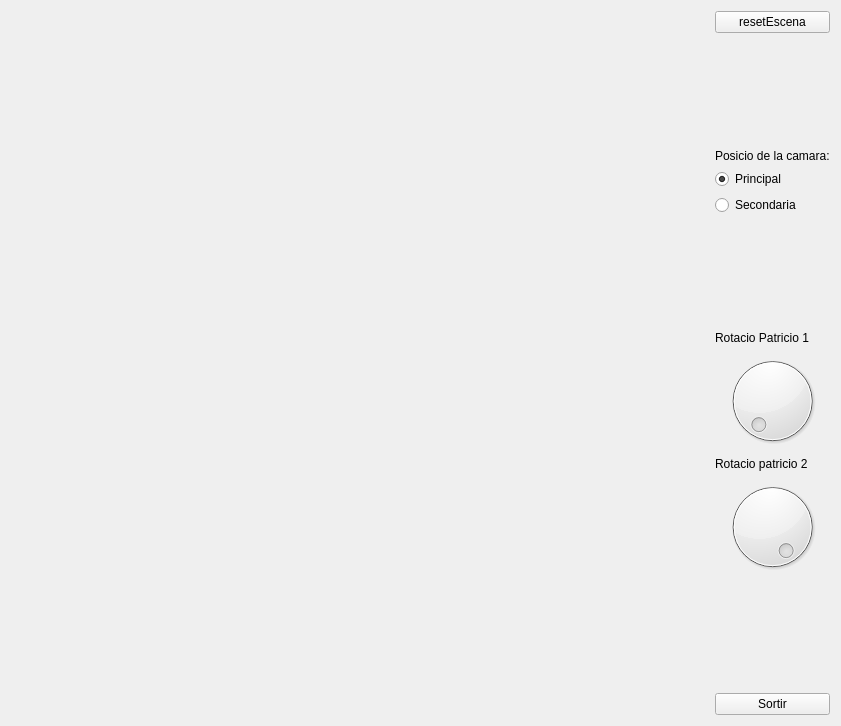
<?xml version="1.0" encoding="UTF-8"?>
<ui version="4.0">
 <class>MyForm</class>
 <widget class="QWidget" name="MyForm">
  <property name="geometry">
   <rect>
    <x>0</x>
    <y>0</y>
    <width>841</width>
    <height>726</height>
   </rect>
  </property>
  <property name="windowTitle">
   <string>IDI-Lab</string>
  </property>
  <layout class="QHBoxLayout" name="horizontalLayout">
   <item>
    <widget class="MyGLWidget" name="widget" native="true">
     <property name="sizePolicy">
      <sizepolicy hsizetype="Expanding" vsizetype="Expanding">
       <horstretch>0</horstretch>
       <verstretch>0</verstretch>
      </sizepolicy>
     </property>
    </widget>
   </item>
   <item>
    <layout class="QVBoxLayout" name="verticalLayout">
     <item>
      <layout class="QVBoxLayout" name="verticalLayout_2">
       <item>
        <widget class="QPushButton" name="reseEscena">
         <property name="text">
          <string>resetEscena</string>
         </property>
        </widget>
       </item>
       <item>
        <spacer name="verticalSpacer_2">
         <property name="orientation">
          <enum>Qt::Vertical</enum>
         </property>
         <property name="sizeHint" stdset="0">
          <size>
           <width>20</width>
           <height>40</height>
          </size>
         </property>
        </spacer>
       </item>
       <item>
        <widget class="QLabel" name="label">
         <property name="text">
          <string>Posicio de la camara:</string>
         </property>
        </widget>
       </item>
       <item>
        <widget class="QRadioButton" name="radioPrincipal">
         <property name="enabled">
          <bool>true</bool>
         </property>
         <property name="text">
          <string>Principal</string>
         </property>
         <property name="checked">
          <bool>true</bool>
         </property>
        </widget>
       </item>
       <item>
        <widget class="QRadioButton" name="RadioSecondaria">
         <property name="text">
          <string>Secondaria</string>
         </property>
        </widget>
       </item>
       <item>
        <spacer name="verticalSpacer_3">
         <property name="orientation">
          <enum>Qt::Vertical</enum>
         </property>
         <property name="sizeHint" stdset="0">
          <size>
           <width>20</width>
           <height>40</height>
          </size>
         </property>
        </spacer>
       </item>
       <item>
        <widget class="QLabel" name="label_2">
         <property name="text">
          <string>Rotacio Patricio 1</string>
         </property>
        </widget>
       </item>
       <item>
        <widget class="QDial" name="Patricio1Dial">
         <property name="accessibleDescription">
          <string/>
         </property>
         <property name="layoutDirection">
          <enum>Qt::LeftToRight</enum>
         </property>
         <property name="minimum">
          <number>1</number>
         </property>
         <property name="maximum">
          <number>12</number>
         </property>
         <property name="orientation">
          <enum>Qt::Horizontal</enum>
         </property>
        </widget>
       </item>
       <item>
        <widget class="QLabel" name="label_3">
         <property name="text">
          <string>Rotacio patricio 2</string>
         </property>
        </widget>
       </item>
       <item>
        <widget class="QDial" name="patricio2Dial">
         <property name="layoutDirection">
          <enum>Qt::RightToLeft</enum>
         </property>
         <property name="maximum">
          <number>11</number>
         </property>
         <property name="invertedAppearance">
          <bool>true</bool>
         </property>
         <property name="invertedControls">
          <bool>false</bool>
         </property>
        </widget>
       </item>
       <item>
        <spacer name="verticalSpacer">
         <property name="orientation">
          <enum>Qt::Vertical</enum>
         </property>
         <property name="sizeHint" stdset="0">
          <size>
           <width>20</width>
           <height>40</height>
          </size>
         </property>
        </spacer>
       </item>
       <item>
        <widget class="QPushButton" name="Sortir">
         <property name="text">
          <string>Sortir</string>
         </property>
        </widget>
       </item>
       <item>
        <layout class="QHBoxLayout" name="horizontalLayout_2"/>
       </item>
      </layout>
     </item>
    </layout>
   </item>
  </layout>
 </widget>
 <customwidgets>
  <customwidget>
   <class>MyGLWidget</class>
   <extends>QWidget</extends>
   <header>MyGLWidget.h</header>
   <container>1</container>
   <slots>
    <signal>cameraPrincipalRadio(bool)</signal>
    <signal>cameraSecondariaRadio(bool)</signal>
    <signal>dialpatri1(int)</signal>
    <signal>dialpatri2(int)</signal>
    <slot>resetEscena()</slot>
    <slot>radioCamera(bool)</slot>
    <slot>principalCamera()</slot>
    <slot>secondaryCamera()</slot>
    <slot>rotpat1(int)</slot>
    <slot>rotpat2(int)</slot>
   </slots>
  </customwidget>
 </customwidgets>
 <resources/>
 <connections>
  <connection>
   <sender>Sortir</sender>
   <signal>clicked()</signal>
   <receiver>MyForm</receiver>
   <slot>close()</slot>
   <hints>
    <hint type="sourcelabel">
     <x>772</x>
     <y>696</y>
    </hint>
    <hint type="destinationlabel">
     <x>420</x>
     <y>362</y>
    </hint>
   </hints>
  </connection>
  <connection>
   <sender>reseEscena</sender>
   <signal>pressed()</signal>
   <receiver>widget</receiver>
   <slot>resetEscena()</slot>
   <hints>
    <hint type="sourcelabel">
     <x>753</x>
     <y>20</y>
    </hint>
    <hint type="destinationlabel">
     <x>357</x>
     <y>362</y>
    </hint>
   </hints>
  </connection>
  <connection>
   <sender>radioPrincipal</sender>
   <signal>clicked()</signal>
   <receiver>widget</receiver>
   <slot>principalCamera()</slot>
   <hints>
    <hint type="sourcelabel">
     <x>757</x>
     <y>179</y>
    </hint>
    <hint type="destinationlabel">
     <x>568</x>
     <y>183</y>
    </hint>
   </hints>
  </connection>
  <connection>
   <sender>RadioSecondaria</sender>
   <signal>clicked()</signal>
   <receiver>widget</receiver>
   <slot>secondaryCamera()</slot>
   <hints>
    <hint type="sourcelabel">
     <x>744</x>
     <y>202</y>
    </hint>
    <hint type="destinationlabel">
     <x>597</x>
     <y>219</y>
    </hint>
   </hints>
  </connection>
  <connection>
   <sender>Patricio1Dial</sender>
   <signal>valueChanged(int)</signal>
   <receiver>widget</receiver>
   <slot>rotpat1(int)</slot>
   <hints>
    <hint type="sourcelabel">
     <x>766</x>
     <y>395</y>
    </hint>
    <hint type="destinationlabel">
     <x>574</x>
     <y>405</y>
    </hint>
   </hints>
  </connection>
  <connection>
   <sender>patricio2Dial</sender>
   <signal>valueChanged(int)</signal>
   <receiver>widget</receiver>
   <slot>rotpat2(int)</slot>
   <hints>
    <hint type="sourcelabel">
     <x>770</x>
     <y>523</y>
    </hint>
    <hint type="destinationlabel">
     <x>519</x>
     <y>493</y>
    </hint>
   </hints>
  </connection>
  <connection>
   <sender>widget</sender>
   <signal>cameraSecondariaRadio(bool)</signal>
   <receiver>RadioSecondaria</receiver>
   <slot>setChecked(bool)</slot>
   <hints>
    <hint type="sourcelabel">
     <x>604</x>
     <y>284</y>
    </hint>
    <hint type="destinationlabel">
     <x>775</x>
     <y>205</y>
    </hint>
   </hints>
  </connection>
  <connection>
   <sender>widget</sender>
   <signal>cameraPrincipalRadio(bool)</signal>
   <receiver>radioPrincipal</receiver>
   <slot>setChecked(bool)</slot>
   <hints>
    <hint type="sourcelabel">
     <x>471</x>
     <y>236</y>
    </hint>
    <hint type="destinationlabel">
     <x>803</x>
     <y>175</y>
    </hint>
   </hints>
  </connection>
  <connection>
   <sender>widget</sender>
   <signal>dialpatri1(int)</signal>
   <receiver>Patricio1Dial</receiver>
   <slot>setValue(int)</slot>
   <hints>
    <hint type="sourcelabel">
     <x>424</x>
     <y>495</y>
    </hint>
    <hint type="destinationlabel">
     <x>770</x>
     <y>383</y>
    </hint>
   </hints>
  </connection>
  <connection>
   <sender>widget</sender>
   <signal>dialpatri2(int)</signal>
   <receiver>patricio2Dial</receiver>
   <slot>setValue(int)</slot>
   <hints>
    <hint type="sourcelabel">
     <x>450</x>
     <y>448</y>
    </hint>
    <hint type="destinationlabel">
     <x>763</x>
     <y>527</y>
    </hint>
   </hints>
  </connection>
 </connections>
 <slots>
  <slot>resetEscena()</slot>
 </slots>
</ui>
